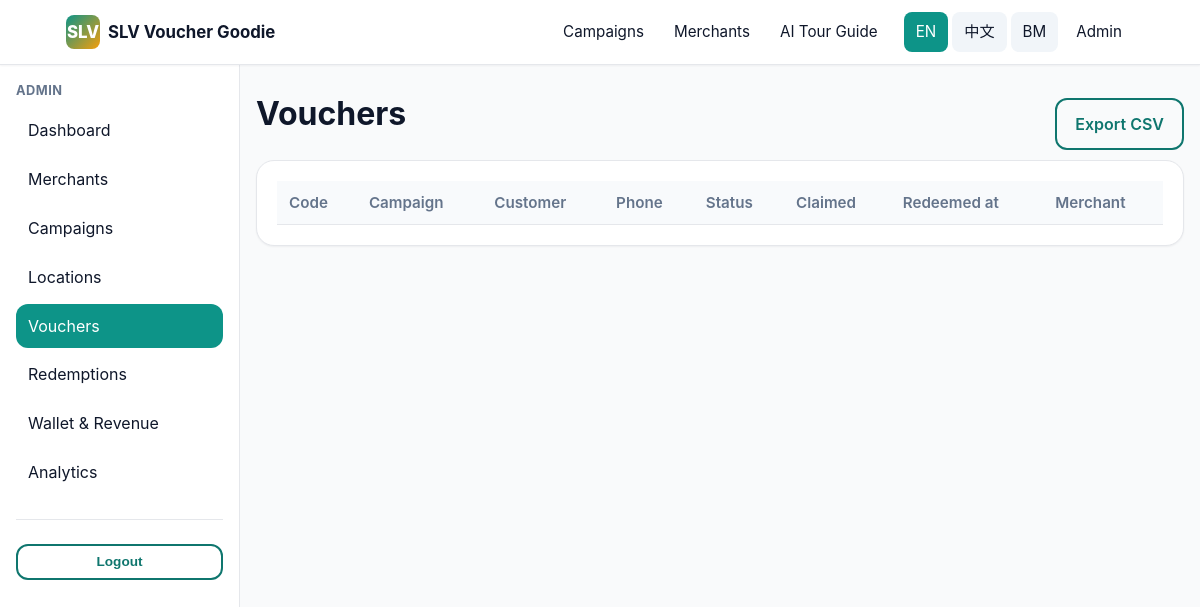
/admin/vouchers (signed in), run on an earlier commit of the app's database.
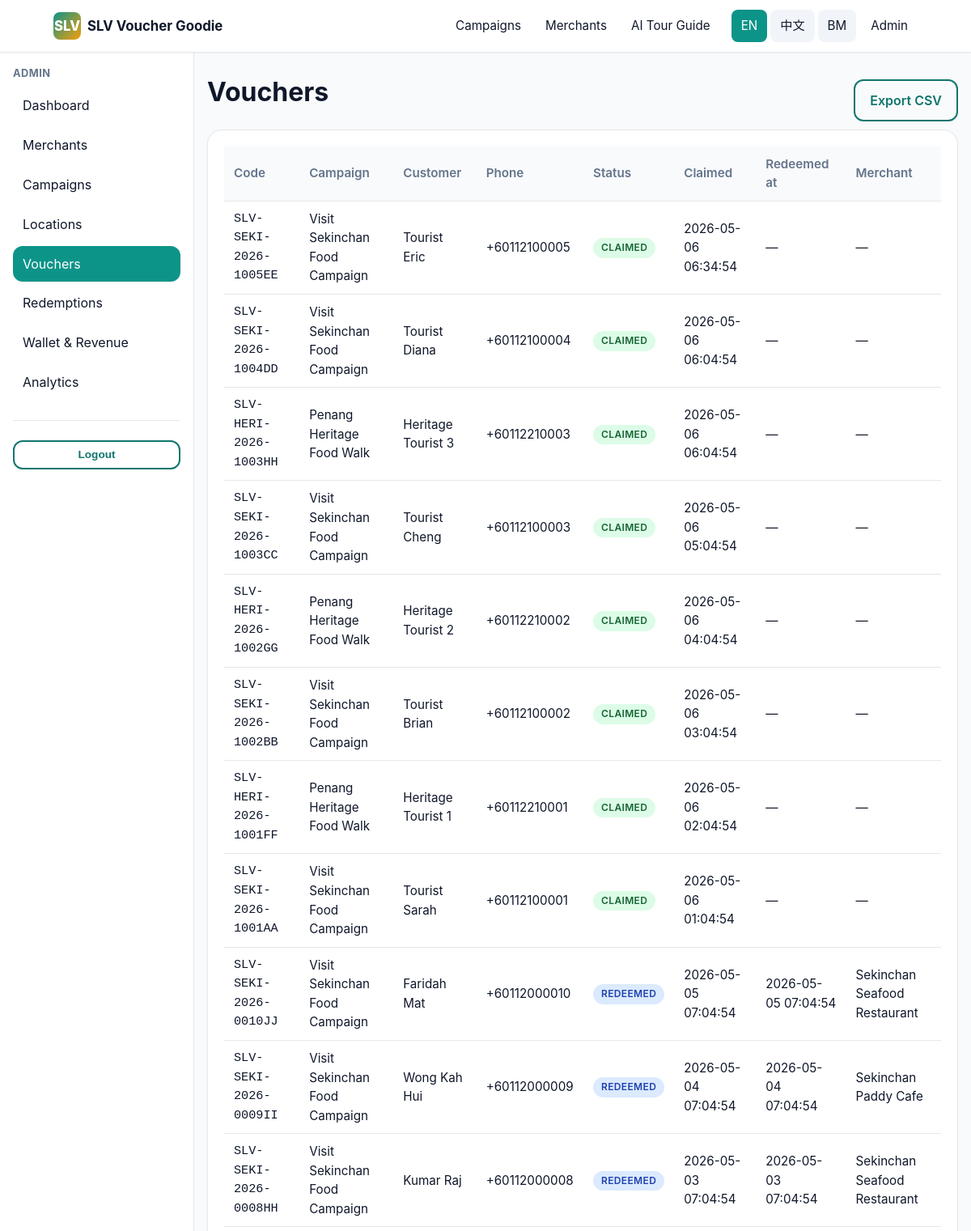
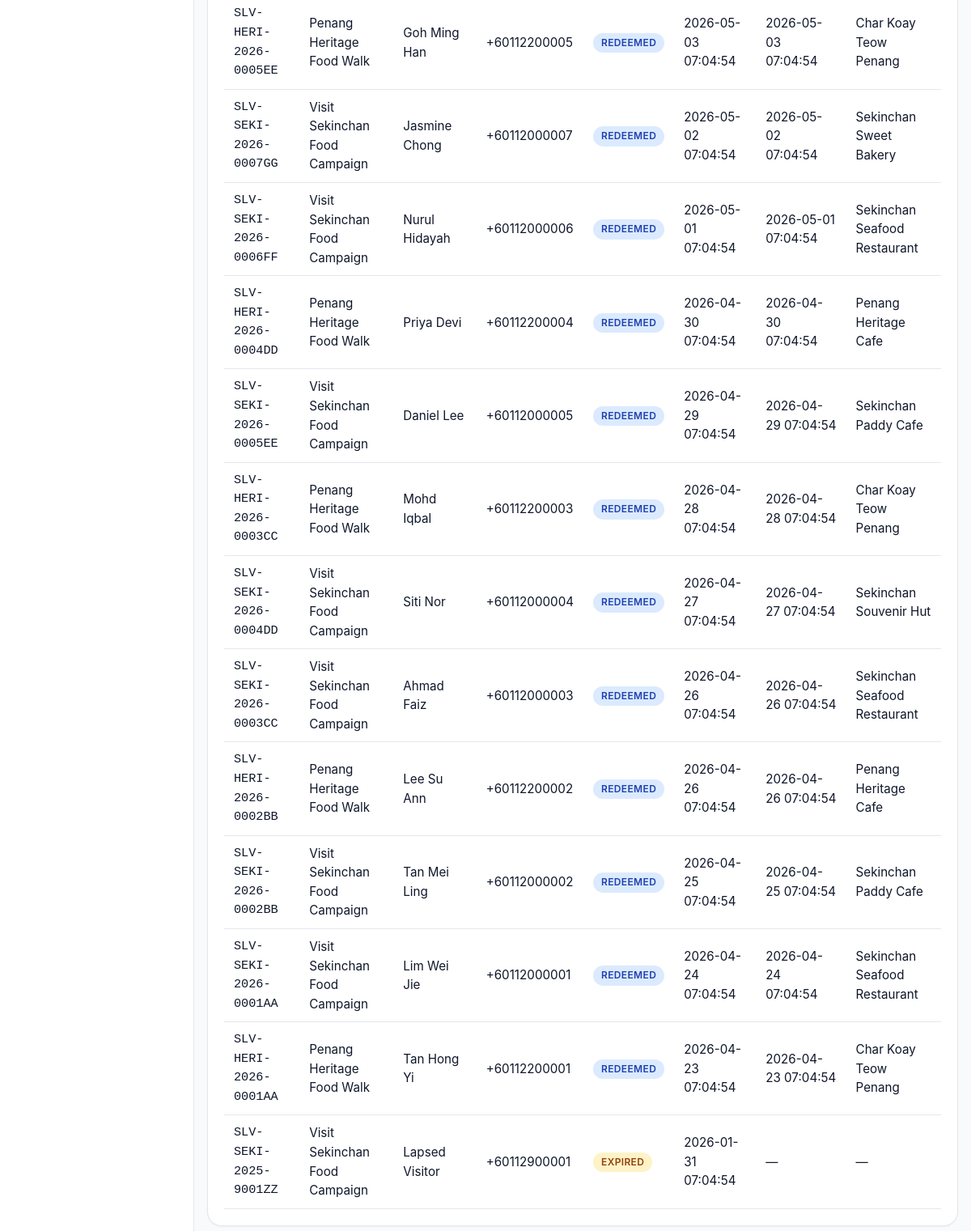
And on a later commit of the database (2 pictures, top to bottom).
### tables this page shows
CREATE TABLE vouchers (
  id              BIGINT UNSIGNED NOT NULL AUTO_INCREMENT,
  campaign_id     BIGINT UNSIGNED NOT NULL,
  merchant_id     BIGINT UNSIGNED DEFAULT NULL,  
  voucher_code    VARCHAR(60) NOT NULL,
  qr_token        TEXT NOT NULL,  
  customer_name   VARCHAR(120) NOT NULL,
  customer_phone  VARCHAR(40) NOT NULL,
  status          ENUM('claimed','redeemed','expired','void') NOT NULL DEFAULT 'claimed',
  claimed_at      DATETIME NOT NULL DEFAULT CURRENT_TIMESTAMP,
  redeemed_at     DATETIME DEFAULT NULL,
  expired_at      DATETIME DEFAULT NULL,
  created_at      DATETIME NOT NULL DEFAULT CURRENT_TIMESTAMP,
  PRIMARY KEY (id),
  UNIQUE KEY uniq_vouchers_code (voucher_code),
  KEY idx_vouchers_campaign (campaign_id),
  KEY idx_vouchers_phone (customer_phone),
  KEY idx_vouchers_status (status),
  CONSTRAINT fk_vouchers_campaign FOREIGN KEY (campaign_id) REFERENCES campaigns(id) ON DELETE CASCADE,
  CONSTRAINT fk_vouchers_merchant FOREIGN KEY (merchant_id) REFERENCES merchants(id) ON DELETE SET NULL
);

CREATE TABLE campaigns (
  id             BIGINT UNSIGNED NOT NULL AUTO_INCREMENT,
  location_id    BIGINT UNSIGNED DEFAULT NULL,
  campaign_name  VARCHAR(180) NOT NULL,
  slug           VARCHAR(180) NOT NULL,
  description    TEXT,
  voucher_type   ENUM('cash','discount','free_gift','b1f1','experience','tourism','festival') NOT NULL DEFAULT 'cash',
  voucher_value  DECIMAL(10,2) NOT NULL DEFAULT 0.00,
  start_date     DATE DEFAULT NULL,
  end_date       DATE DEFAULT NULL,
  banner_image   VARCHAR(255) DEFAULT NULL,
  claim_limit    INT UNSIGNED NOT NULL DEFAULT 0,  
  terms          TEXT,
  status         ENUM('draft','active','ended','paused') NOT NULL DEFAULT 'draft',
  created_at     DATETIME NOT NULL DEFAULT CURRENT_TIMESTAMP,
  PRIMARY KEY (id),
  UNIQUE KEY uniq_campaigns_slug (slug),
  KEY idx_campaigns_location (location_id),
  CONSTRAINT fk_campaigns_location FOREIGN KEY (location_id) REFERENCES locations(id) ON DELETE SET NULL
);

CREATE TABLE merchants (
  id                  BIGINT UNSIGNED NOT NULL AUTO_INCREMENT,
  user_id             BIGINT UNSIGNED NOT NULL,
  business_name       VARCHAR(180) NOT NULL,
  owner_name          VARCHAR(120) NOT NULL,
  phone               VARCHAR(40)  NOT NULL,
  whatsapp            VARCHAR(40)  DEFAULT NULL,
  email               VARCHAR(180) NOT NULL,
  category            ENUM('fnb','hotel','retail','souvenir','attraction','transport','experience','others') NOT NULL DEFAULT 'fnb',
  location_id         BIGINT UNSIGNED DEFAULT NULL,
  address             VARCHAR(500) DEFAULT NULL,
  map_link            VARCHAR(500) DEFAULT NULL,
  registration_no     VARCHAR(80)  DEFAULT NULL,
  logo                VARCHAR(255) DEFAULT NULL,
  shop_photos         TEXT DEFAULT NULL,
  operating_hours     VARCHAR(255) DEFAULT NULL,
  wallet_balance      DECIMAL(10,2) NOT NULL DEFAULT 0.00,
  subscription_status ENUM('pending','active','expired','suspended') NOT NULL DEFAULT 'pending',
  status              ENUM('pending','active','suspended') NOT NULL DEFAULT 'pending',
  created_at          DATETIME NOT NULL DEFAULT CURRENT_TIMESTAMP,
  updated_at          DATETIME NOT NULL DEFAULT CURRENT_TIMESTAMP ON UPDATE CURRENT_TIMESTAMP,
  PRIMARY KEY (id),
  KEY idx_merchants_user (user_id),
  KEY idx_merchants_location (location_id),
  KEY idx_merchants_status (status),
  CONSTRAINT fk_merchants_user FOREIGN KEY (user_id) REFERENCES users(id) ON DELETE CASCADE,
  CONSTRAINT fk_merchants_location FOREIGN KEY (location_id) REFERENCES locations(id) ON DELETE SET NULL
);

### app/Views/admin/vouchers/index.php (the view, shortened to what the changed rows need)
<div class="flex-between">
  <h1 class="mt-0"><?= e(__('admin.vouchers')) ?></h1>
  <a class="btn btn-outline" href="<?= e(url('/admin/export/vouchers')) ?>"><?= e(__('admin.export')) ?></a>
</div>
<div class="card">
  <div class="table-wrap"><table class="table">
    <thead><tr>
      <th>Code</th><th>Campaign</th><th>Customer</th><th>Phone</th>
      <th>Status</th><th>Claimed</th><th>Redeemed at</th><th>Merchant</th>
    </tr></thead>
    <tbody>
      <?php foreach ($rows as $v):
        $cls = match ($v['status']) {
            'claimed'  => 'pill-success',
            'redeemed' => 'pill-info',
            'expired'  => 'pill-warning',
            default    => 'pill-danger',
        };
      ?>
        <tr>
          <td class="font-mono"><?= e($v['voucher_code']) ?></td>
          <td><?= e($v['campaign_name']) ?></td>
          <td><?= e($v['customer_name']) ?></td>
          <td><?= e($v['customer_phone']) ?></td>
          <td><span class="pill <?= e($cls) ?>"><?= e($v['status']) ?></span></td>
          <td><?= e($v['claimed_at']) ?></td>
          <td><?= e($v['redeemed_at'] ?? '—') ?></td>
          <td><?= e($v['business_name'] ?? '—') ?></td>
        </tr>
      <?php endforeach; ?>
    </tbody>
  </table></div>
</div>

### app/Core/Router.php (shortened to what the changed rows need)
<?php
class Router
{
    private array $routes = [
        'GET' => [], 'POST' => [], 'PUT' => [], 'DELETE' => [],
    ];
    private array $groupMiddleware = [];
    public function group(array $middleware, callable $callback): void
    {
        $previous = $this->groupMiddleware;
        $this->groupMiddleware = array_merge($previous, $middleware);
        $this->groupMiddleware = $previous;
    }
    private function add(string $method, string $path, array $handler, array $middleware): void
    {
        $pattern = preg_replace('#\{([a-zA-Z_][a-zA-Z0-9_]*)\}#', '(?P<$1>[^/]+)', $path);
        $pattern = '#^' . rtrim($pattern, '/') . '/?$#';
        $this->routes[$method][] = [
            'pattern'    => $pattern,
            'handler'    => $handler,
            'middleware' => array_merge($this->groupMiddleware, $middleware),
        ];
    }
    public function dispatch(): void
    {
        $method = $_SERVER['REQUEST_METHOD'] ?? 'GET';
        $uri = parse_url($_SERVER['REQUEST_URI'] ?? '/', PHP_URL_PATH) ?: '/';
        $uri = rtrim($uri, '/') ?: '/';
        foreach ($this->routes[$method] ?? [] as $route) {
            if (preg_match($route['pattern'], $uri, $matches)) {
                $params = array_filter($matches, 'is_string', ARRAY_FILTER_USE_KEY);
                [$controllerClass, $action] = $route['handler'];
                $controller = new $controllerClass();
                $controller->{$action}($params);
                return;
            }
        }
    }
}

### app/Views/layouts/admin.php (shortened to what the changed rows need)
<?php
$path = parse_url($_SERVER['REQUEST_URI'] ?? '/', PHP_URL_PATH);
$active = fn (string $p) => str_starts_with($path, $p) ? 'active' : '';
?>
<!doctype html>
<html lang="<?= e($_lang) ?>">
<head>
  <link rel="stylesheet" href="<?= e(asset('css/app.css')) ?>">
</head>
<body>
  <?= (new \App\Core\View())->partial('topbar') ?>
  <div class="app-shell">
    <aside class="app-side">
      <h3><?= e(__('nav.admin')) ?></h3>
      <a href="<?= e(url('/admin/dashboard')) ?>" class="<?= $active('/admin/dashboard') ?>"><?= e(__('admin.dashboard')) ?></a>
      <a href="<?= e(url('/admin/merchants')) ?>" class="<?= $active('/admin/merchants') ?>"><?= e(__('admin.merchants')) ?></a>
      <a href="<?= e(url('/admin/campaigns')) ?>" class="<?= $active('/admin/campaigns') ?>"><?= e(__('admin.campaigns')) ?></a>
      <a href="<?= e(url('/admin/locations')) ?>" class="<?= $active('/admin/locations') ?>"><?= e(__('admin.locations')) ?></a>
      <a href="<?= e(url('/admin/vouchers')) ?>" class="<?= $active('/admin/vouchers') ?>"><?= e(__('admin.vouchers')) ?></a>
      <a href="<?= e(url('/admin/redemptions')) ?>" class="<?= $active('/admin/redemptions') ?>"><?= e(__('admin.redemptions')) ?></a>
      <a href="<?= e(url('/admin/wallet')) ?>" class="<?= $active('/admin/wallet') ?>"><?= e(__('admin.wallet')) ?></a>
      <a href="<?= e(url('/admin/analytics')) ?>" class="<?= $active('/admin/analytics') ?>"><?= e(__('admin.analytics')) ?></a>
      <hr>
      <form method="post" action="<?= e(url('/admin/logout')) ?>">
        <button class="btn btn-outline btn-block btn-sm" type="submit"><?= e(__('nav.logout')) ?></button>
      </form>
    </aside>
    <main class="app-main">
      <?= $content ?>
    </main>
  </div>
</body>
</html>

### app/Views/partials/topbar.php
<?php
$lang = \App\Core\Lang::current();
$path = parse_url($_SERVER['REQUEST_URI'] ?? '/', PHP_URL_PATH);
$isActive = fn (string $p) => $path === $p || str_starts_with($path, $p . '/') ? 'active' : '';
?>
<header class="topbar">
  <div class="topbar-inner">
    <a href="<?= e(url('/')) ?>" class="brand">
      <span class="brand-logo">SLV</span>
      <span class="hide-sm"><?= e(__('app.name')) ?></span>
    </a>
    <nav>
      <a href="<?= e(url('/campaigns')) ?>" class="<?= $isActive('/campaigns') ?>"><?= e(__('nav.campaigns')) ?></a>
      <a href="<?= e(url('/merchants')) ?>" class="<?= $isActive('/merchants') ?>"><?= e(__('nav.merchants')) ?></a>
      <a href="<?= e(url('/chat')) ?>" class="<?= $isActive('/chat') ?>"><?= e(__('nav.chat')) ?></a>
      <span class="lang-switcher">
        <?php foreach (['en' => 'EN', 'zh' => '中文', 'ms' => 'BM'] as $code => $label): ?>
          <a href="<?= e(url('/lang/' . $code)) ?>?back=<?= e(urlencode($_SERVER['REQUEST_URI'] ?? '/')) ?>"
             class="<?= $lang === $code ? 'active' : '' ?>"><?= e($label) ?></a>
        <?php endforeach; ?>
      </span>
      <?php if (\App\Core\Auth::check()): ?>
        <?php if (\App\Core\Auth::role() === 'merchant'): ?>
          <a href="<?= e(url('/merchant')) ?>" class="hide-sm"><?= e(__('nav.merchant_portal')) ?></a>
        <?php elseif (in_array(\App\Core\Auth::role(), ['admin','gov'], true)): ?>
          <a href="<?= e(url('/admin')) ?>" class="hide-sm"><?= e(__('nav.admin')) ?></a>
        <?php endif; ?>
      <?php else: ?>
        <a href="<?= e(url('/merchant/login')) ?>" class="hide-sm"><?= e(__('nav.login')) ?></a>
      <?php endif; ?>
    </nav>
  </div>
</header>

What changed in the data, as far as the page shows it:
added vouchers: voucher_code "SLV-SEKI-2026-1005EE", campaign.campaign_name "Visit Sekinchan Food Campaign", customer_name "Tourist Eric", customer_phone "+60112100005", status "CLAIMED", claimed_at "2026-05-06 06:34:54", redeemed_at "—", business_name "—"
added vouchers: voucher_code "SLV-SEKI-2026-1004DD", campaign.campaign_name "Visit Sekinchan Food Campaign", customer_name "Tourist Diana", customer_phone "+60112100004", status "CLAIMED", claimed_at "2026-05-06 06:04:54", redeemed_at "—", business_name "—"
added vouchers: voucher_code "SLV-HERI-2026-1003HH", campaign.campaign_name "Penang Heritage Food Walk", customer_name "Heritage Tourist 3", customer_phone "+60112210003", status "CLAIMED", claimed_at "2026-05-06 06:04:54", redeemed_at "—", business_name "—"
added vouchers: voucher_code "SLV-SEKI-2026-1003CC", campaign.campaign_name "Visit Sekinchan Food Campaign", customer_name "Tourist Cheng", customer_phone "+60112100003", status "CLAIMED", claimed_at "2026-05-06 05:04:54", redeemed_at "—", business_name "—"
added vouchers: voucher_code "SLV-HERI-2026-1002GG", campaign.campaign_name "Penang Heritage Food Walk", customer_name "Heritage Tourist 2", customer_phone "+60112210002", status "CLAIMED", claimed_at "2026-05-06 04:04:54", redeemed_at "—", business_name "—"
added vouchers: voucher_code "SLV-SEKI-2026-1002BB", campaign.campaign_name "Visit Sekinchan Food Campaign", customer_name "Tourist Brian", customer_phone "+60112100002", status "CLAIMED", claimed_at "2026-05-06 03:04:54", redeemed_at "—", business_name "—"
added vouchers: voucher_code "SLV-HERI-2026-1001FF", campaign.campaign_name "Penang Heritage Food Walk", customer_name "Heritage Tourist 1", customer_phone "+60112210001", status "CLAIMED", claimed_at "2026-05-06 02:04:54", redeemed_at "—", business_name "—"
added vouchers: voucher_code "SLV-SEKI-2026-1001AA", campaign.campaign_name "Visit Sekinchan Food Campaign", customer_name "Tourist Sarah", customer_phone "+60112100001", status "CLAIMED", claimed_at "2026-05-06 01:04:54", redeemed_at "—", business_name "—"
added vouchers: voucher_code "SLV-SEKI-2026-0010JJ", campaign.campaign_name "Visit Sekinchan Food Campaign", customer_name "Faridah Mat", customer_phone "+60112000010", status "REDEEMED", claimed_at "2026-05-05 07:04:54", redeemed_at "2026-05-05 07:04:54", merchant.business_name "Sekinchan Seafood Restaurant"
added vouchers: voucher_code "SLV-SEKI-2026-0009II", campaign.campaign_name "Visit Sekinchan Food Campaign", customer_name "Wong Kah Hui", customer_phone "+60112000009", status "REDEEMED", claimed_at "2026-05-04 07:04:54", redeemed_at "2026-05-04 07:04:54", merchant.business_name "Sekinchan Paddy Cafe"
added vouchers: voucher_code "SLV-SEKI-2026-0008HH", campaign.campaign_name "Visit Sekinchan Food Campaign", customer_name "Kumar Raj", customer_phone "+60112000008", status "REDEEMED", claimed_at "2026-05-03 07:04:54", redeemed_at "2026-05-03 07:04:54", merchant.business_name "Sekinchan Seafood Restaurant"
added vouchers: voucher_code "SLV-HERI-2026-0005EE", campaign.campaign_name "Penang Heritage Food Walk", customer_name "Goh Ming Han", customer_phone "+60112200005", status "REDEEMED", claimed_at "2026-05-03 07:04:54", redeemed_at "2026-05-03 07:04:54", merchant.business_name "Char Koay Teow Penang"
added vouchers: voucher_code "SLV-SEKI-2026-0007GG", campaign.campaign_name "Visit Sekinchan Food Campaign", customer_name "Jasmine Chong", customer_phone "+60112000007", status "REDEEMED", claimed_at "2026-05-02 07:04:54", redeemed_at "2026-05-02 07:04:54", merchant.business_name "Sekinchan Sweet Bakery"
added vouchers: voucher_code "SLV-SEKI-2026-0006FF", campaign.campaign_name "Visit Sekinchan Food Campaign", customer_name "Nurul Hidayah", customer_phone "+60112000006", status "REDEEMED", claimed_at "2026-05-01 07:04:54", redeemed_at "2026-05-01 07:04:54", merchant.business_name "Sekinchan Seafood Restaurant"
added vouchers: voucher_code "SLV-HERI-2026-0004DD", campaign.campaign_name "Penang Heritage Food Walk", customer_name "Priya Devi", customer_phone "+60112200004", status "REDEEMED", claimed_at "2026-04-30 07:04:54", redeemed_at "2026-04-30 07:04:54", merchant.business_name "Penang Heritage Cafe"
added vouchers: voucher_code "SLV-SEKI-2026-0005EE", campaign.campaign_name "Visit Sekinchan Food Campaign", customer_name "Daniel Lee", customer_phone "+60112000005", status "REDEEMED", claimed_at "2026-04-29 07:04:54", redeemed_at "2026-04-29 07:04:54", merchant.business_name "Sekinchan Paddy Cafe"
added vouchers: voucher_code "SLV-HERI-2026-0003CC", campaign.campaign_name "Penang Heritage Food Walk", customer_name "Mohd Iqbal", customer_phone "+60112200003", status "REDEEMED", claimed_at "2026-04-28 07:04:54", redeemed_at "2026-04-28 07:04:54", merchant.business_name "Char Koay Teow Penang"
added vouchers: voucher_code "SLV-SEKI-2026-0004DD", campaign.campaign_name "Visit Sekinchan Food Campaign", customer_name "Siti Nor", customer_phone "+60112000004", status "REDEEMED", claimed_at "2026-04-27 07:04:54", redeemed_at "2026-04-27 07:04:54", merchant.business_name "Sekinchan Souvenir Hut"
added vouchers: voucher_code "SLV-SEKI-2026-0003CC", campaign.campaign_name "Visit Sekinchan Food Campaign", customer_name "Ahmad Faiz", customer_phone "+60112000003", status "REDEEMED", claimed_at "2026-04-26 07:04:54", redeemed_at "2026-04-26 07:04:54", merchant.business_name "Sekinchan Seafood Restaurant"
added vouchers: voucher_code "SLV-HERI-2026-0002BB", campaign.campaign_name "Penang Heritage Food Walk", customer_name "Lee Su Ann", customer_phone "+60112200002", status "REDEEMED", claimed_at "2026-04-26 07:04:54", redeemed_at "2026-04-26 07:04:54", merchant.business_name "Penang Heritage Cafe"
added vouchers: voucher_code "SLV-SEKI-2026-0002BB", campaign.campaign_name "Visit Sekinchan Food Campaign", customer_name "Tan Mei Ling", customer_phone "+60112000002", status "REDEEMED", claimed_at "2026-04-25 07:04:54", redeemed_at "2026-04-25 07:04:54", merchant.business_name "Sekinchan Paddy Cafe"
added vouchers: voucher_code "SLV-SEKI-2026-0001AA", campaign.campaign_name "Visit Sekinchan Food Campaign", customer_name "Lim Wei Jie", customer_phone "+60112000001", status "REDEEMED", claimed_at "2026-04-24 07:04:54", redeemed_at "2026-04-24 07:04:54", merchant.business_name "Sekinchan Seafood Restaurant"
added vouchers: voucher_code "SLV-HERI-2026-0001AA", campaign.campaign_name "Penang Heritage Food Walk", customer_name "Tan Hong Yi", customer_phone "+60112200001", status "REDEEMED", claimed_at "2026-04-23 07:04:54", redeemed_at "2026-04-23 07:04:54", merchant.business_name "Char Koay Teow Penang"
added vouchers: voucher_code "SLV-SEKI-2025-9001ZZ", campaign.campaign_name "Visit Sekinchan Food Campaign", customer_name "Lapsed Visitor", customer_phone "+60112900001", status "EXPIRED", claimed_at "2026-01-31 07:04:54", redeemed_at "—", business_name "—"
